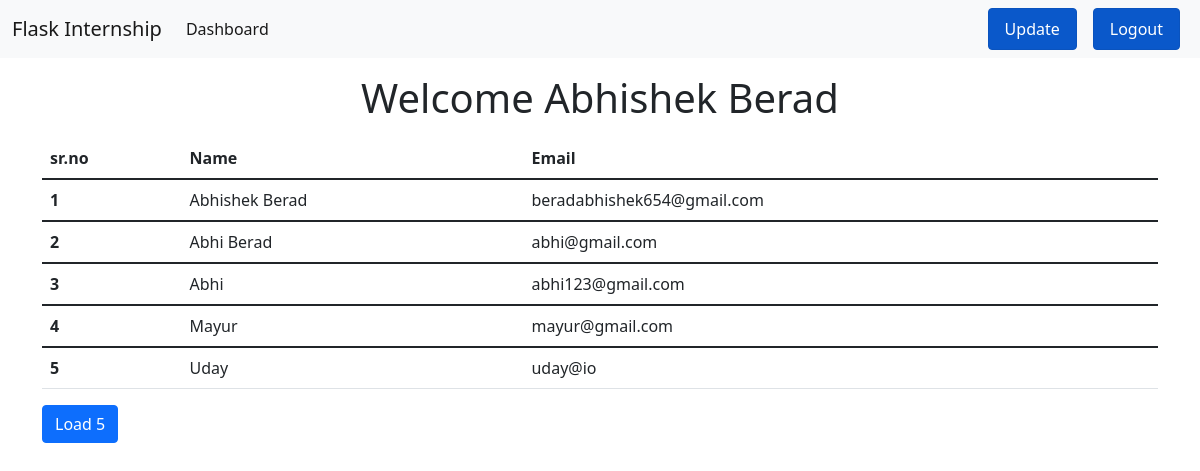
The page /dashboard (signed in) on the database its author committed.
### app.py (models this page shows, shortened)
class User(UserMixin,db.Model):
    __tablename__ = 'User'
    id = db.Column(db.Integer, primary_key=True)  # primary keys are required by SQLAlchemy
    email = db.Column(db.String(100), unique=True)
    password = db.Column(db.String(100))
    name = db.Column(db.String(1000))

### app.py (the view)
@app.route('/dashboard')
@login_required
def dashboard():
    users = User.query.all()
    n = len(users)
    return render_template('dashboard.html',name=current_user.name,users=users,n=n)

### app.py (called while the page is built)
@login_manager.user_loader
def get(id):
    return User.query.get(id)

### templates/dashboard.html (shortened to what this page needs)
{% if current_user.is_authenticated %}
{% extends "basic.html" %}
{% block body %}
<div class="container my-3">
    <div class="name text-center"><h1>Welcome {{name}}</h1></div>
    <div class="table my-3">
    <table class="table">
        <thead>
          <tr>
            <th scope="col">sr.no</th>
            <th scope="col">Name</th>
            <th scope="col">Email</th>
          </tr>
        </thead>
        {% for i in range(0,5) %}
        <tbody>
          <tr>
            <th scope="row">{{i+1}}</th>
            <td>{{users[i].name}}</td>
            <td>{{users[i].email}}</td>
          </tr>
        </tbody>
        {% endfor %}
      </table>
    </div>
    <button class="btn btn-primary" id="load">Load 5</button>
</div>
{% endblock %}
{% endif %}

### templates/basic.html (shortened to what this page needs)
<!DOCTYPE html>
<html lang="en">
  <head>
    <link
      href="https://cdn.jsdelivr.net/npm/bootstrap@5.1.3/dist/css/bootstrap.min.css"
      rel="stylesheet"
    />
  </head>
  <body>
    <nav class="navbar navbar-expand-lg navbar-light bg-light">
      <div class="container-fluid">
        <a class="navbar-brand" href="/">Flask Internship</a>
        <div class="collapse navbar-collapse" id="navbarSupportedContent">
           {% if current_user.is_authenticated %}
          <ul class="navbar-nav me-auto mb-2 mb-lg-0">
            <li class="nav-item">
              <a class="nav-link active" aria-current="page" href="/dashboard"
                >Dashboard</a
              >
            </li>
          </ul>
          <a
            class="btn btn-primary mx-2 nav-link active"
            href="/uploader"
            role="button"
            >Update</a
          >
          <a
            class="btn btn-primary mx-2 nav-link active"
            href="/logout"
            role="button"
            >Logout</a
          >
          {% endif %}
        </div>
      </div>
    </nav>
    {% block body %} {% endblock %}
  </body>
</html>

### rows shown on the page
User: name "Abhishek Berad", name "Abhishek Berad", email "beradabhishek654@gmail.com"
User: name "Abhi Berad", email "abhi@gmail.com"
User: name "Abhi", email "abhi123@gmail.com"
User: name "Mayur", email "mayur@gmail.com"
User: name "Uday", email "uday@io"

### other values the page prints
{{ i+1 }} "1" "2" "3" "4" "5"
